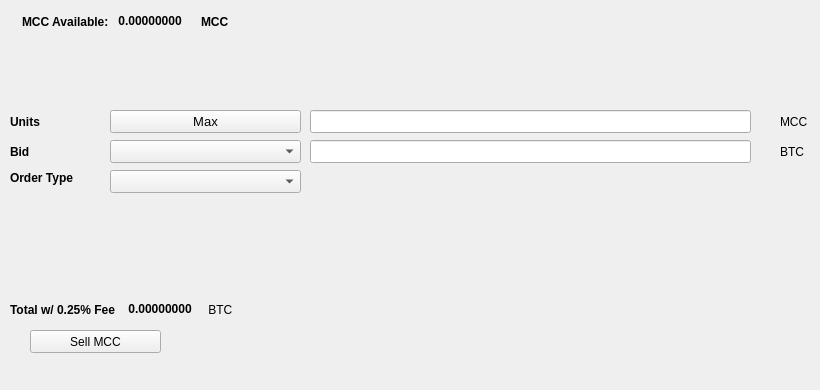
   <widget class="QWidget" name="SellTab">
    <attribute name="title">
     <string>Sell</string>
    </attribute>
    <widget class="QLabel" name="label_16">
     <property name="geometry">
      <rect>
       <x>780</x>
       <y>140</y>
       <width>31</width>
       <height>23</height>
      </rect>
     </property>
     <property name="text">
      <string>BTC</string>
     </property>
    </widget>
    <widget class="QComboBox" name="SellBidcomboBox">
     <property name="geometry">
      <rect>
       <x>110</x>
       <y>140</y>
       <width>191</width>
       <height>23</height>
      </rect>
     </property>
     <property name="font">
      <font>
       <pointsize>10</pointsize>
      </font>
     </property>
    </widget>
    <widget class="QLabel" name="label_18">
     <property name="geometry">
      <rect>
       <x>10</x>
       <y>110</y>
       <width>46</width>
       <height>23</height>
      </rect>
     </property>
     <property name="font">
      <font>
       <weight>75</weight>
       <bold>true</bold>
      </font>
     </property>
     <property name="text">
      <string>Units</string>
     </property>
    </widget>
    <widget class="QPushButton" name="Sell_Max_Amount">
     <property name="geometry">
      <rect>
       <x>110</x>
       <y>110</y>
       <width>191</width>
       <height>23</height>
      </rect>
     </property>
     <property name="font">
      <font>
       <pointsize>10</pointsize>
      </font>
     </property>
     <property name="text">
      <string>Max</string>
     </property>
    </widget>
    <widget class="QLabel" name="label_20">
     <property name="geometry">
      <rect>
       <x>10</x>
       <y>170</y>
       <width>91</width>
       <height>16</height>
      </rect>
     </property>
     <property name="font">
      <font>
       <weight>75</weight>
       <bold>true</bold>
      </font>
     </property>
     <property name="text">
      <string>Order Type</string>
     </property>
    </widget>
    <widget class="QComboBox" name="SellOrdertypeCombo">
     <property name="geometry">
      <rect>
       <x>110</x>
       <y>170</y>
       <width>191</width>
       <height>23</height>
      </rect>
     </property>
     <property name="font">
      <font>
       <pointsize>10</pointsize>
      </font>
     </property>
    </widget>
    <widget class="QLabel" name="label_21">
     <property name="geometry">
      <rect>
       <x>10</x>
       <y>140</y>
       <width>46</width>
       <height>23</height>
      </rect>
     </property>
     <property name="font">
      <font>
       <weight>75</weight>
       <bold>true</bold>
      </font>
     </property>
     <property name="text">
      <string>Bid</string>
     </property>
    </widget>
    <widget class="QLabel" name="label_22">
     <property name="geometry">
      <rect>
       <x>780</x>
       <y>110</y>
       <width>31</width>
       <height>23</height>
      </rect>
     </property>
     <property name="text">
      <string>MCC</string>
     </property>
    </widget>
    <widget class="QLineEdit" name="UnitsInputMCC">
     <property name="geometry">
      <rect>
       <x>310</x>
       <y>110</y>
       <width>441</width>
       <height>23</height>
      </rect>
     </property>
     <property name="font">
      <font>
       <pointsize>9</pointsize>
       <weight>75</weight>
       <bold>true</bold>
      </font>
     </property>
    </widget>
    <widget class="QLineEdit" name="SellBidPriceEdit">
     <property name="geometry">
      <rect>
       <x>310</x>
       <y>140</y>
       <width>441</width>
       <height>23</height>
      </rect>
     </property>
     <property name="font">
      <font>
       <pointsize>9</pointsize>
       <weight>75</weight>
       <bold>true</bold>
      </font>
     </property>
    </widget>
    <widget class="QPushButton" name="SellMCCBTN">
     <property name="geometry">
      <rect>
       <x>30</x>
       <y>330</y>
       <width>131</width>
       <height>23</height>
      </rect>
     </property>
     <property name="text">
      <string>Sell MCC</string>
     </property>
     <property name="icon">
      <iconset resource="../macrocoin">
       <normaloff>:/icons/bitcoin</normaloff>:/icons/bitcoin</iconset>
     </property>
    </widget>
    <widget class="QWidget" name="layoutWidget3">
     <property name="geometry">
      <rect>
       <x>22</x>
       <y>12</y>
       <width>258</width>
       <height>19</height>
      </rect>
     </property>
     <layout class="QHBoxLayout" name="horizontalLayout">
      <item>
       <widget class="QLabel" name="label232_2">
        <property name="font">
         <font>
          <weight>75</weight>
          <bold>true</bold>
         </font>
        </property>
        <property name="text">
         <string>MCC Available:</string>
        </property>
       </widget>
      </item>
      <item>
       <widget class="QLabel" name="MCCAvailableLabel">
        <property name="palette">
         <palette>
          <active>
           <colorrole role="WindowText">
            <brush brushstyle="SolidPattern">
             <color alpha="255">
              <red>0</red>
              <green>0</green>
              <blue>0</blue>
             </color>
            </brush>
           </colorrole>
           <colorrole role="Button">
            <brush brushstyle="SolidPattern">
             <color alpha="255">
              <red>0</red>
              <green>170</green>
              <blue>0</blue>
             </color>
            </brush>
           </colorrole>
           <colorrole role="Light">
            <brush brushstyle="SolidPattern">
             <color alpha="255">
              <red>0</red>
              <green>255</green>
              <blue>0</blue>
             </color>
            </brush>
           </colorrole>
           <colorrole role="Midlight">
            <brush brushstyle="SolidPattern">
             <color alpha="255">
              <red>0</red>
              <green>212</green>
              <blue>0</blue>
             </color>
            </brush>
           </colorrole>
           <colorrole role="Dark">
            <brush brushstyle="SolidPattern">
             <color alpha="255">
              <red>0</red>
              <green>85</green>
              <blue>0</blue>
             </color>
            </brush>
           </colorrole>
           <colorrole role="Mid">
            <brush brushstyle="SolidPattern">
             <color alpha="255">
              <red>0</red>
              <green>113</green>
              <blue>0</blue>
             </color>
            </brush>
           </colorrole>
           <colorrole role="Text">
            <brush brushstyle="SolidPattern">
             <color alpha="255">
              <red>0</red>
              <green>170</green>
              <blue>0</blue>
             </color>
            </brush>
           </colorrole>
           <colorrole role="BrightText">
            <brush brushstyle="SolidPattern">
             <color alpha="255">
              <red>255</red>
              <green>255</green>
              <blue>255</blue>
             </color>
            </brush>
           </colorrole>
           <colorrole role="ButtonText">
            <brush brushstyle="SolidPattern">
             <color alpha="255">
              <red>0</red>
              <green>0</green>
              <blue>0</blue>
             </color>
            </brush>
           </colorrole>
           <colorrole role="Base">
            <brush brushstyle="SolidPattern">
             <color alpha="255">
              <red>255</red>
              <green>255</green>
              <blue>255</blue>
             </color>
            </brush>
           </colorrole>
           <colorrole role="Window">
            <brush brushstyle="SolidPattern">
             <color alpha="255">
              <red>0</red>
              <green>170</green>
              <blue>0</blue>
             </color>
            </brush>
           </colorrole>
           <colorrole role="Shadow">
            <brush brushstyle="SolidPattern">
             <color alpha="255">
              <red>0</red>
              <green>0</green>
              <blue>0</blue>
             </color>
            </brush>
           </colorrole>
           <colorrole role="AlternateBase">
            <brush brushstyle="SolidPattern">
             <color alpha="255">
              <red>127</red>
              <green>212</green>
              <blue>127</blue>
             </color>
            </brush>
           </colorrole>
           <colorrole role="ToolTipBase">
            <brush brushstyle="SolidPattern">
             <color alpha="255">
              <red>255</red>
              <green>255</green>
              <blue>220</blue>
             </color>
            </brush>
           </colorrole>
           <colorrole role="ToolTipText">
            <brush brushstyle="SolidPattern">
             <color alpha="255">
              <red>0</red>
              <green>0</green>
              <blue>0</blue>
             </color>
            </brush>
           </colorrole>
          </active>
          <inactive>
           <colorrole role="WindowText">
            <brush brushstyle="SolidPattern">
             <color alpha="255">
              <red>0</red>
              <green>0</green>
              <blue>0</blue>
             </color>
            </brush>
           </colorrole>
           <colorrole role="Button">
            <brush brushstyle="SolidPattern">
             <color alpha="255">
              <red>0</red>
              <green>170</green>
              <blue>0</blue>
             </color>
            </brush>
           </colorrole>
           <colorrole role="Light">
            <brush brushstyle="SolidPattern">
             <color alpha="255">
              <red>0</red>
              <green>255</green>
              <blue>0</blue>
             </color>
            </brush>
           </colorrole>
           <colorrole role="Midlight">
            <brush brushstyle="SolidPattern">
             <color alpha="255">
              <red>0</red>
              <green>212</green>
              <blue>0</blue>
             </color>
            </brush>
           </colorrole>
           <colorrole role="Dark">
            <brush brushstyle="SolidPattern">
             <color alpha="255">
              <red>0</red>
              <green>85</green>
              <blue>0</blue>
             </color>
            </brush>
           </colorrole>
           <colorrole role="Mid">
            <brush brushstyle="SolidPattern">
             <color alpha="255">
              <red>0</red>
              <green>113</green>
              <blue>0</blue>
             </color>
            </brush>
           </colorrole>
           <colorrole role="Text">
            <brush brushstyle="SolidPattern">
             <color alpha="255">
              <red>0</red>
              <green>170</green>
              <blue>0</blue>
             </color>
            </brush>
           </colorrole>
           <colorrole role="BrightText">
            <brush brushstyle="SolidPattern">
             <color alpha="255">
              <red>255</red>
              <green>255</green>
              <blue>255</blue>
             </color>
            </brush>
           </colorrole>
           <colorrole role="ButtonText">
            <brush brushstyle="SolidPattern">
             <color alpha="255">
              <red>0</red>
              <green>0</green>
              <blue>0</blue>
             </color>
            </brush>
           </colorrole>
           <colorrole role="Base">
            <brush brushstyle="SolidPattern">
             <color alpha="255">
              <red>255</red>
              <green>255</green>
              <blue>255</blue>
             </color>
            </brush>
           </colorrole>
           <colorrole role="Window">
            <brush brushstyle="SolidPattern">
             <color alpha="255">
              <red>0</red>
              <green>170</green>
              <blue>0</blue>
             </color>
            </brush>
           </colorrole>
           <colorrole role="Shadow">
            <brush brushstyle="SolidPattern">
             <color alpha="255">
              <red>0</red>
              <green>0</green>
              <blue>0</blue>
             </color>
            </brush>
           </colorrole>
           <colorrole role="AlternateBase">
            <brush brushstyle="SolidPattern">
             <color alpha="255">
              <red>127</red>
              <green>212</green>
              <blue>127</blue>
             </color>
            </brush>
           </colorrole>
           <colorrole role="ToolTipBase">
            <brush brushstyle="SolidPattern">
             <color alpha="255">
              <red>255</red>
              <green>255</green>
              <blue>220</blue>
             </color>
            </brush>
           </colorrole>
           <colorrole role="ToolTipText">
            <brush brushstyle="SolidPattern">
             <color alpha="255">
              <red>0</red>
              <green>0</green>
              <blue>0</blue>
             </color>
            </brush>
           </colorrole>
          </inactive>
          <disabled>
           <colorrole role="WindowText">
            <brush brushstyle="SolidPattern">
             <color alpha="255">
              <red>0</red>
              <green>85</green>
              <blue>0</blue>
             </color>
            </brush>
           </colorrole>
           <colorrole role="Button">
            <brush brushstyle="SolidPattern">
             <color alpha="255">
              <red>0</red>
              <green>170</green>
              <blue>0</blue>
             </color>
            </brush>
           </colorrole>
           <colorrole role="Light">
            <brush brushstyle="SolidPattern">
             <color alpha="255">
              <red>0</red>
              <green>255</green>
              <blue>0</blue>
             </color>
            </brush>
           </colorrole>
           <colorrole role="Midlight">
            <brush brushstyle="SolidPattern">
             <color alpha="255">
              <red>0</red>
              <green>212</green>
              <blue>0</blue>
             </color>
            </brush>
           </colorrole>
           <colorrole role="Dark">
            <brush brushstyle="SolidPattern">
             <color alpha="255">
              <red>0</red>
              <green>85</green>
              <blue>0</blue>
             </color>
            </brush>
           </colorrole>
           <colorrole role="Mid">
            <brush brushstyle="SolidPattern">
             <color alpha="255">
              <red>0</red>
              <green>113</green>
              <blue>0</blue>
             </color>
            </brush>
           </colorrole>
           <colorrole role="Text">
            <brush brushstyle="SolidPattern">
             <color alpha="255">
              <red>0</red>
              <green>85</green>
              <blue>0</blue>
             </color>
            </brush>
           </colorrole>
           <colorrole role="BrightText">
            <brush brushstyle="SolidPattern">
             <color alpha="255">
              <red>255</red>
              <green>255</green>
              <blue>255</blue>
             </color>
            </brush>
           </colorrole>
           <colorrole role="ButtonText">
            <brush brushstyle="SolidPattern">
             <color alpha="255">
              <red>0</red>
              <green>85</green>
              <blue>0</blue>
             </color>
            </brush>
           </colorrole>
           <colorrole role="Base">
            <brush brushstyle="SolidPattern">
             <color alpha="255">
              <red>0</red>
              <green>170</green>
              <blue>0</blue>
             </color>
            </brush>
           </colorrole>
           <colorrole role="Window">
            <brush brushstyle="SolidPattern">
             <color alpha="255">
              <red>0</red>
              <green>170</green>
              <blue>0</blue>
             </color>
            </brush>
           </colorrole>
           <colorrole role="Shadow">
            <brush brushstyle="SolidPattern">
             <color alpha="255">
              <red>0</red>
              <green>0</green>
              <blue>0</blue>
             </color>
            </brush>
           </colorrole>
           <colorrole role="AlternateBase">
            <brush brushstyle="SolidPattern">
             <color alpha="255">
              <red>0</red>
              <green>170</green>
              <blue>0</blue>
             </color>
            </brush>
           </colorrole>
           <colorrole role="ToolTipBase">
            <brush brushstyle="SolidPattern">
             <color alpha="255">
              <red>255</red>
              <green>255</green>
              <blue>220</blue>
             </color>
            </brush>
           </colorrole>
           <colorrole role="ToolTipText">
            <brush brushstyle="SolidPattern">
             <color alpha="255">
              <red>0</red>
              <green>0</green>
              <blue>0</blue>
             </color>
            </brush>
           </colorrole>
          </disabled>
         </palette>
        </property>
        <property name="font">
         <font>
          <weight>75</weight>
          <bold>true</bold>
         </font>
        </property>
        <property name="text">
         <string> 0.00000000 </string>
        </property>
        <property name="textInteractionFlags">
         <set>Qt::LinksAccessibleByMouse|Qt::TextSelectableByKeyboard|Qt::TextSelectableByMouse</set>
        </property>
       </widget>
      </item>
      <item>
       <widget class="QLabel" name="labelMCC">
        <property name="font">
         <font>
          <weight>75</weight>
          <bold>true</bold>
         </font>
        </property>
        <property name="text">
         <string>MCC</string>
        </property>
       </widget>
      </item>
     </layout>
    </widget>
    <widget class="QWidget" name="layoutWidget">
     <property name="geometry">
      <rect>
       <x>10</x>
       <y>300</y>
       <width>268</width>
       <height>19</height>
      </rect>
     </property>
     <layout class="QHBoxLayout" name="horizontalLayout_2">
      <item>
       <widget class="QLabel" name="label_19">
        <property name="font">
         <font>
          <weight>75</weight>
          <bold>true</bold>
         </font>
        </property>
        <property name="text">
         <string>Total w/ 0.25% Fee </string>
        </property>
       </widget>
      </item>
      <item>
       <widget class="QLabel" name="SellCostLabel">
        <property name="palette">
         <palette>
          <active>
           <colorrole role="WindowText">
            <brush brushstyle="SolidPattern">
             <color alpha="255">
              <red>0</red>
              <green>0</green>
              <blue>0</blue>
             </color>
            </brush>
           </colorrole>
           <colorrole role="Button">
            <brush brushstyle="SolidPattern">
             <color alpha="255">
              <red>0</red>
              <green>170</green>
              <blue>0</blue>
             </color>
            </brush>
           </colorrole>
           <colorrole role="Light">
            <brush brushstyle="SolidPattern">
             <color alpha="255">
              <red>0</red>
              <green>255</green>
              <blue>0</blue>
             </color>
            </brush>
           </colorrole>
           <colorrole role="Midlight">
            <brush brushstyle="SolidPattern">
             <color alpha="255">
              <red>0</red>
              <green>212</green>
              <blue>0</blue>
             </color>
            </brush>
           </colorrole>
           <colorrole role="Dark">
            <brush brushstyle="SolidPattern">
             <color alpha="255">
              <red>0</red>
              <green>85</green>
              <blue>0</blue>
             </color>
            </brush>
           </colorrole>
           <colorrole role="Mid">
            <brush brushstyle="SolidPattern">
             <color alpha="255">
              <red>0</red>
              <green>113</green>
              <blue>0</blue>
             </color>
            </brush>
           </colorrole>
           <colorrole role="Text">
            <brush brushstyle="SolidPattern">
             <color alpha="255">
              <red>0</red>
              <green>170</green>
              <blue>0</blue>
             </color>
            </brush>
           </colorrole>
           <colorrole role="BrightText">
            <brush brushstyle="SolidPattern">
             <color alpha="255">
              <red>255</red>
              <green>255</green>
              <blue>255</blue>
             </color>
            </brush>
           </colorrole>
           <colorrole role="ButtonText">
            <brush brushstyle="SolidPattern">
             <color alpha="255">
              <red>0</red>
              <green>0</green>
              <blue>0</blue>
             </color>
            </brush>
           </colorrole>
           <colorrole role="Base">
            <brush brushstyle="SolidPattern">
             <color alpha="255">
              <red>255</red>
              <green>255</green>
              <blue>255</blue>
             </color>
            </brush>
           </colorrole>
           <colorrole role="Window">
            <brush brushstyle="SolidPattern">
             <color alpha="255">
              <red>0</red>
              <green>170</green>
              <blue>0</blue>
             </color>
            </brush>
           </colorrole>
           <colorrole role="Shadow">
            <brush brushstyle="SolidPattern">
             <color alpha="255">
              <red>0</red>
              <green>0</green>
              <blue>0</blue>
             </color>
            </brush>
           </colorrole>
           <colorrole role="AlternateBase">
            <brush brushstyle="SolidPattern">
             <color alpha="255">
              <red>127</red>
              <green>212</green>
              <blue>127</blue>
             </color>
            </brush>
           </colorrole>
           <colorrole role="ToolTipBase">
            <brush brushstyle="SolidPattern">
             <color alpha="255">
              <red>255</red>
              <green>255</green>
              <blue>220</blue>
             </color>
            </brush>
           </colorrole>
           <colorrole role="ToolTipText">
            <brush brushstyle="SolidPattern">
             <color alpha="255">
              <red>0</red>
              <green>0</green>
              <blue>0</blue>
             </color>
            </brush>
           </colorrole>
          </active>
          <inactive>
           <colorrole role="WindowText">
            <brush brushstyle="SolidPattern">
             <color alpha="255">
              <red>0</red>
              <green>0</green>
              <blue>0</blue>
             </color>
            </brush>
           </colorrole>
           <colorrole role="Button">
            <brush brushstyle="SolidPattern">
             <color alpha="255">
              <red>0</red>
              <green>170</green>
              <blue>0</blue>
             </color>
            </brush>
           </colorrole>
           <colorrole role="Light">
            <brush brushstyle="SolidPattern">
             <color alpha="255">
              <red>0</red>
              <green>255</green>
              <blue>0</blue>
             </color>
            </brush>
           </colorrole>
           <colorrole role="Midlight">
            <brush brushstyle="SolidPattern">
             <color alpha="255">
              <red>0</red>
              <green>212</green>
              <blue>0</blue>
             </color>
            </brush>
           </colorrole>
           <colorrole role="Dark">
            <brush brushstyle="SolidPattern">
             <color alpha="255">
              <red>0</red>
              <green>85</green>
              <blue>0</blue>
             </color>
            </brush>
           </colorrole>
           <colorrole role="Mid">
            <brush brushstyle="SolidPattern">
             <color alpha="255">
              <red>0</red>
              <green>113</green>
              <blue>0</blue>
             </color>
            </brush>
           </colorrole>
           <colorrole role="Text">
            <brush brushstyle="SolidPattern">
             <color alpha="255">
              <red>0</red>
              <green>170</green>
              <blue>0</blue>
             </color>
            </brush>
           </colorrole>
           <colorrole role="BrightText">
            <brush brushstyle="SolidPattern">
             <color alpha="255">
              <red>255</red>
              <green>255</green>
              <blue>255</blue>
             </color>
            </brush>
           </colorrole>
           <colorrole role="ButtonText">
            <brush brushstyle="SolidPattern">
             <color alpha="255">
              <red>0</red>
              <green>0</green>
              <blue>0</blue>
             </color>
            </brush>
           </colorrole>
           <colorrole role="Base">
            <brush brushstyle="SolidPattern">
             <color alpha="255">
              <red>255</red>
              <green>255</green>
              <blue>255</blue>
             </color>
            </brush>
           </colorrole>
           <colorrole role="Window">
            <brush brushstyle="SolidPattern">
             <color alpha="255">
              <red>0</red>
              <green>170</green>
              <blue>0</blue>
             </color>
            </brush>
           </colorrole>
           <colorrole role="Shadow">
            <brush brushstyle="SolidPattern">
             <color alpha="255">
              <red>0</red>
              <green>0</green>
              <blue>0</blue>
             </color>
            </brush>
           </colorrole>
           <colorrole role="AlternateBase">
            <brush brushstyle="SolidPattern">
             <color alpha="255">
              <red>127</red>
              <green>212</green>
              <blue>127</blue>
             </color>
            </brush>
           </colorrole>
           <colorrole role="ToolTipBase">
            <brush brushstyle="SolidPattern">
             <color alpha="255">
              <red>255</red>
              <green>255</green>
              <blue>220</blue>
             </color>
            </brush>
           </colorrole>
           <colorrole role="ToolTipText">
            <brush brushstyle="SolidPattern">
             <color alpha="255">
              <red>0</red>
              <green>0</green>
              <blue>0</blue>
             </color>
            </brush>
           </colorrole>
          </inactive>
          <disabled>
           <colorrole role="WindowText">
            <brush brushstyle="SolidPattern">
             <color alpha="255">
              <red>0</red>
              <green>85</green>
              <blue>0</blue>
             </color>
            </brush>
           </colorrole>
           <colorrole role="Button">
            <brush brushstyle="SolidPattern">
             <color alpha="255">
              <red>0</red>
              <green>170</green>
              <blue>0</blue>
             </color>
            </brush>
           </colorrole>
           <colorrole role="Light">
            <brush brushstyle="SolidPattern">
             <color alpha="255">
              <red>0</red>
              <green>255</green>
              <blue>0</blue>
             </color>
            </brush>
           </colorrole>
           <colorrole role="Midlight">
            <brush brushstyle="SolidPattern">
             <color alpha="255">
              <red>0</red>
              <green>212</green>
              <blue>0</blue>
             </color>
            </brush>
           </colorrole>
           <colorrole role="Dark">
            <brush brushstyle="SolidPattern">
             <color alpha="255">
              <red>0</red>
              <green>85</green>
              <blue>0</blue>
             </color>
            </brush>
           </colorrole>
           <colorrole role="Mid">
            <brush brushstyle="SolidPattern">
             <color alpha="255">
              <red>0</red>
              <green>113</green>
              <blue>0</blue>
             </color>
            </brush>
           </colorrole>
           <colorrole role="Text">
            <brush brushstyle="SolidPattern">
             <color alpha="255">
              <red>0</red>
              <green>85</green>
              <blue>0</blue>
             </color>
            </brush>
           </colorrole>
           <colorrole role="BrightText">
            <brush brushstyle="SolidPattern">
             <color alpha="255">
              <red>255</red>
              <green>255</green>
              <blue>255</blue>
             </color>
            </brush>
           </colorrole>
           <colorrole role="ButtonText">
            <brush brushstyle="SolidPattern">
             <color alpha="255">
              <red>0</red>
              <green>85</green>
              <blue>0</blue>
             </color>
            </brush>
           </colorrole>
           <colorrole role="Base">
            <brush brushstyle="SolidPattern">
             <color alpha="255">
              <red>0</red>
              <green>170</green>
              <blue>0</blue>
             </color>
            </brush>
           </colorrole>
           <colorrole role="Window">
            <brush brushstyle="SolidPattern">
             <color alpha="255">
              <red>0</red>
              <green>170</green>
              <blue>0</blue>
             </color>
            </brush>
           </colorrole>
           <colorrole role="Shadow">
            <brush brushstyle="SolidPattern">
             <color alpha="255">
              <red>0</red>
              <green>0</green>
              <blue>0</blue>
             </color>
            </brush>
           </colorrole>
           <colorrole role="AlternateBase">
            <brush brushstyle="SolidPattern">
             <color alpha="255">
              <red>0</red>
              <green>170</green>
              <blue>0</blue>
             </color>
            </brush>
           </colorrole>
           <colorrole role="ToolTipBase">
            <brush brushstyle="SolidPattern">
             <color alpha="255">
              <red>255</red>
              <green>255</green>
              <blue>220</blue>
             </color>
            </brush>
           </colorrole>
           <colorrole role="ToolTipText">
            <brush brushstyle="SolidPattern">
             <color alpha="255">
              <red>0</red>
              <green>0</green>
              <blue>0</blue>
             </color>
            </brush>
           </colorrole>
          </disabled>
         </palette>
        </property>
        <property name="font">
         <font>
          <weight>75</weight>
          <bold>true</bold>
         </font>
        </property>
        <property name="autoFillBackground">
         <bool>false</bool>
        </property>
        <property name="text">
         <string> 0.00000000</string>
        </property>
        <property name="textInteractionFlags">
         <set>Qt::LinksAccessibleByMouse|Qt::TextSelectableByMouse</set>
        </property>
       </widget>
      </item>
      <item>
       <widget class="QLabel" name="label_17">
        <property name="font">
         <font>
          <weight>50</weight>
          <bold>false</bold>
         </font>
        </property>
        <property name="text">
         <string> BTC</string>
        </property>
       </widget>
      </item>
     </layout>
    </widget>
    <widget class="QLabel" name="label_23">
     <property name="geometry">
      <rect>
       <x>460</x>
       <y>300</y>
       <width>281</width>
       <height>81</height>
      </rect>
     </property>
     <property name="text">
      <string/>
     </property>
     <property name="pixmap">
      <pixmap>:/images/bittrex</pixmap>
     </property>
    </widget>
   </widget>
